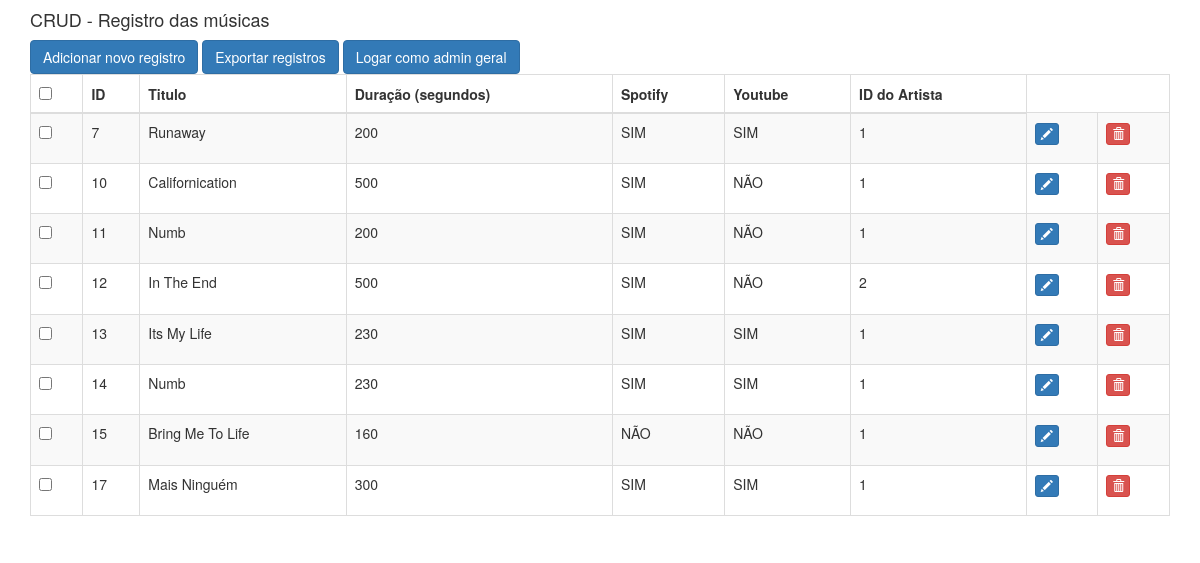
The page / on the database its author committed.
### musica/models.py (models this page shows)
class Musica(models.Model):
    SPOTIFY_CHOICES = (
        ("SIM", "Já foi publicado"),
        ("NÃO", "Não foi publicado")
    )
    YOUTUBE_CHOICES = (
        ("SIM", "Já foi publicado"),
        ("NÃO", "Não foi publicado")
    )
    titulo = models.TextField(max_length=50, null=False, blank=False)
    duracao = models.TextField(max_length=100, null=False, blank=False)
    spotify = models.CharField(max_length=3, choices=SPOTIFY_CHOICES, blank=False, null=False)
    youtube = models.CharField(max_length=3, choices=YOUTUBE_CHOICES, blank=False, null=False)
    artista = models.TextField(max_length=100, null=False, blank=False)
    class Meta:
        db_table = "musica"

### musica/views.py (the view)
# urls.py: path('', views.index),
def index(request):
    musicas = Musica.objects.all()
    return render(request,"show.html",{'musicas':musicas})

### musica/templates/show.html (shortened to what this page needs)
{% extends "base.html" %}
{% block content %}
 <div class="col-md-12">
        <h4>CRUD - Registro das músicas</h4> <span><a href="/addnew" class="btn btn-primary">Adicionar novo registro</a></span>
                                                   <a href="/export_excel" class="btn btn-primary">Exportar registros</a>
                                                   <a href="/admin" class="btn btn-primary">Logar como admin geral</a>
        <div class="table-responsive">
  <table id="bootstrapdatatable" class="table table-striped table-bordered" width="100%">
            <thead>
                <th><input type="checkbox" id="checkall" /></th>
                <th>ID</th>
                <th>Titulo</th>
                <th>Duração (segundos)</th>
                <th>Spotify</th>
                <th>Youtube</th>
                <th>ID do Artista</th>
             </thead>
   <tbody>
   {% for musica in musicas %}
    <tr>
     <td><input type="checkbox" class="checkthis" /></td>
     <td>{{ musica.id }}</td>
     <td>{{ musica.titulo }}</td>
     <td>{{ musica.duracao }}</td>
     <td>{{ musica.spotify }}</td>
     <td>{{ musica.youtube }}</td>
     <td>{{ musica.artista }}</td>
     <td><p data-placement="top" data-toggle="tooltip" title="Edit"><a href="/edit/{{ musica.id }}" class="btn btn-primary btn-xs" data-title="Edit" data-toggle="modal" data-target="#edit" ><span class="glyphicon glyphicon-pencil"></span></a></p></td>
     <td><p data-placement="top" data-toggle="tooltip" title="Delete"><a href="/delete/{{ musica.id }}" class="btn btn-danger btn-xs" data-title="Delete" data-toggle="modal" data-target="#delete" ><span class="glyphicon glyphicon-trash"></span></a></p></td>
    </tr>
   {% endfor %}
   </tbody>
  </table>
        </div>
    </div>
{% endblock content %}

### musica/templates/base.html (shortened to what this page needs)
<!DOCTYPE html>
<html lang="en">
<head>
{% load static %}
<link href="http://maxcdn.bootstrapcdn.com/bootstrap/3.3.0/css/bootstrap.min.css" rel="stylesheet" id="bootstrap-css">
</head>
<body>
<div class="container">
 <div class="row">
    {% block content %}{% endblock %}
 </div>
</div>
</body>
</html>

### rows shown on the page
Musica: id "7", titulo "Runaway", duracao "200", spotify "SIM", youtube "SIM", artista "1"
Musica: id "10", titulo "Californication", duracao "500", spotify "SIM", youtube "NÃO", artista "1"
Musica: id "11", titulo "Numb", duracao "200", spotify "SIM", youtube "NÃO", artista "1"
Musica: id "12", titulo "In The End", duracao "500", spotify "SIM", youtube "NÃO", artista "2"
Musica: id "13", titulo "Its My Life", duracao "230", spotify "SIM", youtube "SIM", artista "1"
Musica: id "14", titulo "Numb", duracao "230", spotify "SIM", youtube "SIM", artista "1"
Musica: id "15", titulo "Bring Me To Life", duracao "160", spotify "NÃO", youtube "NÃO", artista "1"
Musica: id "17", titulo "Mais Ninguém", duracao "300", spotify "SIM", youtube "SIM", artista "1"
